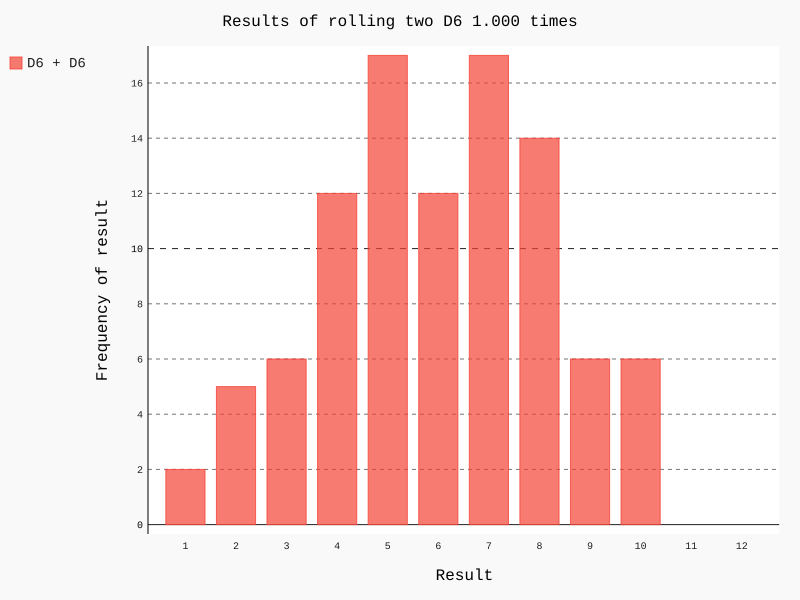

Write Python code to recreate this figure.
from die import Die
import pygal

die_1 = Die()
die_2 = Die()

results = []

for roll_num in range(100):
    results.append(die_1.roll() + die_2.roll())


frequencies = []

max_result = die_1.num_slides + die_2.num_slides

for value in range(2,die_1.num_slides+ die_2.num_slides):
    frequencies.append(results.count(value))


hist = pygal.Bar()

hist.title = "Results of rolling two D6 1.000 times"
hist.x_labels = ['1','2','3','4','5','6','7','8','9','10','11','12']
hist.x_title = "Result"
hist.y_title = "Frequency of result"

hist.add("D6 + D6",frequencies)
hist.render_to_file('dice_visual.svg')
